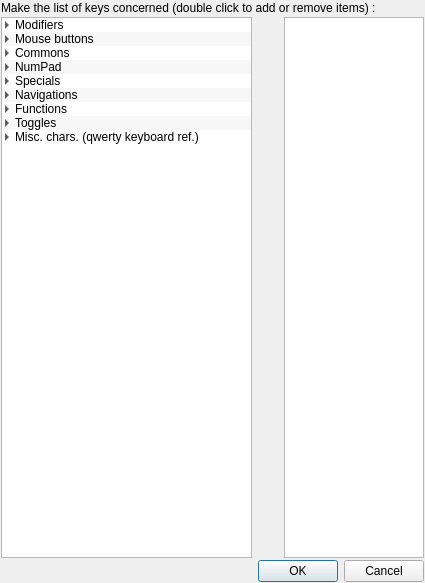
<?xml version="1.0" encoding="UTF-8"?>
<ui version="4.0">
 <class>KeysSelectorDialog</class>
 <widget class="QDialog" name="KeysSelectorDialog">
  <property name="windowModality">
   <enum>Qt::WindowModality::WindowModal</enum>
  </property>
  <property name="geometry">
   <rect>
    <x>0</x>
    <y>0</y>
    <width>425</width>
    <height>583</height>
   </rect>
  </property>
  <property name="windowTitle">
   <string>Select keys</string>
  </property>
  <layout class="QVBoxLayout" name="verticalLayout">
   <property name="spacing">
    <number>2</number>
   </property>
   <property name="leftMargin">
    <number>1</number>
   </property>
   <property name="topMargin">
    <number>1</number>
   </property>
   <property name="rightMargin">
    <number>1</number>
   </property>
   <property name="bottomMargin">
    <number>1</number>
   </property>
   <item>
    <widget class="QLabel" name="label">
     <property name="text">
      <string>Make the list of keys concerned (double click to add or remove items) :</string>
     </property>
    </widget>
   </item>
   <item>
    <layout class="QHBoxLayout" name="horizontalLayout" stretch="1,0,1">
     <property name="spacing">
      <number>2</number>
     </property>
     <item>
      <widget class="QTreeWidget" name="treeWidget">
       <property name="sizePolicy">
        <sizepolicy hsizetype="Expanding" vsizetype="Expanding">
         <horstretch>0</horstretch>
         <verstretch>0</verstretch>
        </sizepolicy>
       </property>
       <property name="editTriggers">
        <set>QAbstractItemView::EditTrigger::NoEditTriggers</set>
       </property>
       <property name="showDropIndicator" stdset="0">
        <bool>false</bool>
       </property>
       <property name="alternatingRowColors">
        <bool>true</bool>
       </property>
       <property name="indentation">
        <number>10</number>
       </property>
       <property name="rootIsDecorated">
        <bool>true</bool>
       </property>
       <property name="uniformRowHeights">
        <bool>true</bool>
       </property>
       <property name="animated">
        <bool>true</bool>
       </property>
       <property name="headerHidden">
        <bool>true</bool>
       </property>
       <property name="columnCount">
        <number>1</number>
       </property>
       <column>
        <property name="text">
         <string>Key</string>
        </property>
       </column>
       <item>
        <property name="text">
         <string>Modifiers</string>
        </property>
        <item>
         <property name="text">
          <string notr="true">CONTROL_LEFT</string>
         </property>
        </item>
        <item>
         <property name="text">
          <string notr="true">CONTROL_RIGHT</string>
         </property>
        </item>
        <item>
         <property name="text">
          <string notr="true">SHIFT_LEFT</string>
         </property>
        </item>
        <item>
         <property name="text">
          <string notr="true">SHIFT_RIGHT</string>
         </property>
        </item>
        <item>
         <property name="text">
          <string notr="true">ALT_LEFT</string>
         </property>
        </item>
        <item>
         <property name="text">
          <string notr="true">ALT_GR</string>
         </property>
        </item>
        <item>
         <property name="text">
          <string notr="true">WINDOWS</string>
         </property>
        </item>
        <item>
         <property name="text">
          <string notr="true">FN</string>
         </property>
        </item>
       </item>
       <item>
        <property name="text">
         <string>Mouse buttons</string>
        </property>
        <item>
         <property name="text">
          <string notr="true">LEFT_MOUSE</string>
         </property>
        </item>
        <item>
         <property name="text">
          <string notr="true">RIGHT_MOUSE</string>
         </property>
        </item>
        <item>
         <property name="text">
          <string notr="true">MIDDLE_MOUSE</string>
         </property>
        </item>
        <item>
         <property name="text">
          <string notr="true">XBUTTON_1</string>
         </property>
        </item>
        <item>
         <property name="text">
          <string notr="true">XBUTTON_2</string>
         </property>
        </item>
       </item>
       <item>
        <property name="text">
         <string>Commons</string>
        </property>
        <item>
         <property name="text">
          <string notr="true">0</string>
         </property>
        </item>
        <item>
         <property name="text">
          <string notr="true">1</string>
         </property>
        </item>
        <item>
         <property name="text">
          <string notr="true">2</string>
         </property>
        </item>
        <item>
         <property name="text">
          <string notr="true">3</string>
         </property>
        </item>
        <item>
         <property name="text">
          <string notr="true">4</string>
         </property>
        </item>
        <item>
         <property name="text">
          <string notr="true">5</string>
         </property>
        </item>
        <item>
         <property name="text">
          <string notr="true">6</string>
         </property>
        </item>
        <item>
         <property name="text">
          <string notr="true">7</string>
         </property>
        </item>
        <item>
         <property name="text">
          <string notr="true">8</string>
         </property>
        </item>
        <item>
         <property name="text">
          <string notr="true">9</string>
         </property>
        </item>
        <item>
         <property name="text">
          <string notr="true">A</string>
         </property>
        </item>
        <item>
         <property name="text">
          <string notr="true">B</string>
         </property>
        </item>
        <item>
         <property name="text">
          <string notr="true">C</string>
         </property>
        </item>
        <item>
         <property name="text">
          <string notr="true">D</string>
         </property>
        </item>
        <item>
         <property name="text">
          <string notr="true">E</string>
         </property>
        </item>
        <item>
         <property name="text">
          <string notr="true">F</string>
         </property>
        </item>
        <item>
         <property name="text">
          <string notr="true">G</string>
         </property>
        </item>
        <item>
         <property name="text">
          <string notr="true">H</string>
         </property>
        </item>
        <item>
         <property name="text">
          <string notr="true">I</string>
         </property>
        </item>
        <item>
         <property name="text">
          <string notr="true">J</string>
         </property>
        </item>
        <item>
         <property name="text">
          <string notr="true">K</string>
         </property>
        </item>
        <item>
         <property name="text">
          <string notr="true">L</string>
         </property>
        </item>
        <item>
         <property name="text">
          <string notr="true">M</string>
         </property>
        </item>
        <item>
         <property name="text">
          <string notr="true">N</string>
         </property>
        </item>
        <item>
         <property name="text">
          <string notr="true">O</string>
         </property>
        </item>
        <item>
         <property name="text">
          <string notr="true">P</string>
         </property>
        </item>
        <item>
         <property name="text">
          <string notr="true">Q</string>
         </property>
        </item>
        <item>
         <property name="text">
          <string notr="true">R</string>
         </property>
        </item>
        <item>
         <property name="text">
          <string notr="true">S</string>
         </property>
        </item>
        <item>
         <property name="text">
          <string notr="true">T</string>
         </property>
        </item>
        <item>
         <property name="text">
          <string notr="true">U</string>
         </property>
        </item>
        <item>
         <property name="text">
          <string notr="true">V</string>
         </property>
        </item>
        <item>
         <property name="text">
          <string notr="true">W</string>
         </property>
        </item>
        <item>
         <property name="text">
          <string notr="true">X</string>
         </property>
        </item>
        <item>
         <property name="text">
          <string notr="true">Y</string>
         </property>
        </item>
        <item>
         <property name="text">
          <string notr="true">Z</string>
         </property>
        </item>
       </item>
       <item>
        <property name="text">
         <string>NumPad</string>
        </property>
        <item>
         <property name="text">
          <string notr="true">NUMPAD_0</string>
         </property>
        </item>
        <item>
         <property name="text">
          <string notr="true">NUMPAD_1</string>
         </property>
        </item>
        <item>
         <property name="text">
          <string notr="true">NUMPAD_2</string>
         </property>
        </item>
        <item>
         <property name="text">
          <string notr="true">NUMPAD_3</string>
         </property>
        </item>
        <item>
         <property name="text">
          <string notr="true">NUMPAD_4</string>
         </property>
        </item>
        <item>
         <property name="text">
          <string notr="true">NUMPAD_5</string>
         </property>
        </item>
        <item>
         <property name="text">
          <string notr="true">NUMPAD_6</string>
         </property>
        </item>
        <item>
         <property name="text">
          <string notr="true">NUMPAD_7</string>
         </property>
        </item>
        <item>
         <property name="text">
          <string notr="true">NUMPAD_8</string>
         </property>
        </item>
        <item>
         <property name="text">
          <string notr="true">NUMPAD_9</string>
         </property>
        </item>
        <item>
         <property name="text">
          <string notr="true">+</string>
         </property>
        </item>
        <item>
         <property name="text">
          <string notr="true">-</string>
         </property>
        </item>
        <item>
         <property name="text">
          <string notr="true">*</string>
         </property>
        </item>
        <item>
         <property name="text">
          <string notr="true">/</string>
         </property>
        </item>
        <item>
         <property name="text">
          <string notr="true">.</string>
         </property>
        </item>
        <item>
         <property name="text">
          <string notr="true">,</string>
         </property>
        </item>
        <item>
         <property name="text">
          <string notr="true">NUMPAD_ENTER</string>
         </property>
        </item>
        <item>
         <property name="text">
          <string notr="true">NUM_LOCK</string>
         </property>
        </item>
       </item>
       <item>
        <property name="text">
         <string>Specials</string>
        </property>
        <item>
         <property name="text">
          <string notr="true">SPACEBAR</string>
         </property>
        </item>
        <item>
         <property name="text">
          <string notr="true">ENTER</string>
         </property>
        </item>
        <item>
         <property name="text">
          <string notr="true">BACKSPACE</string>
         </property>
        </item>
        <item>
         <property name="text">
          <string notr="true">DELETE</string>
         </property>
        </item>
        <item>
         <property name="text">
          <string notr="true">INSERT</string>
         </property>
        </item>
        <item>
         <property name="text">
          <string notr="true">ESCAPE</string>
         </property>
        </item>
       </item>
       <item>
        <property name="text">
         <string>Navigations</string>
        </property>
        <item>
         <property name="text">
          <string notr="true">UP_ARROW</string>
         </property>
        </item>
        <item>
         <property name="text">
          <string notr="true">DOWN_ARROW</string>
         </property>
        </item>
        <item>
         <property name="text">
          <string notr="true">LEFT_ARROW</string>
         </property>
        </item>
        <item>
         <property name="text">
          <string notr="true">RIGHT_ARROW</string>
         </property>
        </item>
        <item>
         <property name="text">
          <string notr="true">HOME</string>
         </property>
        </item>
        <item>
         <property name="text">
          <string notr="true">END</string>
         </property>
        </item>
        <item>
         <property name="text">
          <string notr="true">PAGE_UP</string>
         </property>
        </item>
        <item>
         <property name="text">
          <string notr="true">PAGE_DOWN</string>
         </property>
        </item>
        <item>
         <property name="text">
          <string notr="true">TAB</string>
         </property>
        </item>
       </item>
       <item>
        <property name="text">
         <string>Functions</string>
        </property>
        <item>
         <property name="text">
          <string notr="true">PRINT_SCREEN</string>
         </property>
        </item>
        <item>
         <property name="text">
          <string notr="true">PRINT</string>
         </property>
        </item>
        <item>
         <property name="text">
          <string notr="true">F1</string>
         </property>
        </item>
        <item>
         <property name="text">
          <string notr="true">F2</string>
         </property>
        </item>
        <item>
         <property name="text">
          <string notr="true">F3</string>
         </property>
        </item>
        <item>
         <property name="text">
          <string notr="true">F4</string>
         </property>
        </item>
        <item>
         <property name="text">
          <string notr="true">F5</string>
         </property>
        </item>
        <item>
         <property name="text">
          <string notr="true">F6</string>
         </property>
        </item>
        <item>
         <property name="text">
          <string notr="true">F7</string>
         </property>
        </item>
        <item>
         <property name="text">
          <string notr="true">F8</string>
         </property>
        </item>
        <item>
         <property name="text">
          <string notr="true">F9</string>
         </property>
        </item>
        <item>
         <property name="text">
          <string notr="true">F10</string>
         </property>
        </item>
        <item>
         <property name="text">
          <string notr="true">F11</string>
         </property>
        </item>
        <item>
         <property name="text">
          <string notr="true">F12</string>
         </property>
        </item>
        <item>
         <property name="text">
          <string notr="true">PLAYPAUSE_MEDIA</string>
         </property>
        </item>
        <item>
         <property name="text">
          <string notr="true">STOP_MEDIA</string>
         </property>
        </item>
        <item>
         <property name="text">
          <string notr="true">VOLUME_UP</string>
         </property>
        </item>
        <item>
         <property name="text">
          <string notr="true">VOLUME_DOWN</string>
         </property>
        </item>
        <item>
         <property name="text">
          <string notr="true">VOLUME_MUTE</string>
         </property>
        </item>
        <item>
         <property name="text">
          <string notr="true">NEXT_TRACK</string>
         </property>
        </item>
        <item>
         <property name="text">
          <string notr="true">PREVIOUS_TRACK</string>
         </property>
        </item>
       </item>
       <item>
        <property name="text">
         <string>Toggles</string>
        </property>
        <item>
         <property name="text">
          <string notr="true">CAPS_LOCK</string>
         </property>
        </item>
        <item>
         <property name="text">
          <string notr="true">NUM_LOCK</string>
         </property>
        </item>
        <item>
         <property name="text">
          <string notr="true">SCROLL_LOCK</string>
         </property>
        </item>
       </item>
       <item>
        <property name="text">
         <string>Misc. chars. (qwerty keyboard ref.)</string>
        </property>
        <item>
         <property name="text">
          <string>;:</string>
         </property>
        </item>
        <item>
         <property name="text">
          <string>/?</string>
         </property>
        </item>
        <item>
         <property name="text">
          <string>`~</string>
         </property>
        </item>
        <item>
         <property name="text">
          <string>[{</string>
         </property>
        </item>
        <item>
         <property name="text">
          <string>\|</string>
         </property>
        </item>
        <item>
         <property name="text">
          <string>]}</string>
         </property>
        </item>
        <item>
         <property name="text">
          <string>'&quot;</string>
         </property>
        </item>
        <item>
         <property name="text">
          <string>&lt;&gt;</string>
         </property>
        </item>
        <item>
         <property name="text">
          <string>!§</string>
         </property>
        </item>
       </item>
      </widget>
     </item>
     <item>
      <layout class="QVBoxLayout" name="verticalLayout_2">
       <property name="spacing">
        <number>2</number>
       </property>
       <item>
        <spacer name="horizontalSpacer">
         <property name="orientation">
          <enum>Qt::Orientation::Horizontal</enum>
         </property>
         <property name="sizeType">
          <enum>QSizePolicy::Policy::Fixed</enum>
         </property>
         <property name="sizeHint" stdset="0">
          <size>
           <width>30</width>
           <height>20</height>
          </size>
         </property>
        </spacer>
       </item>
      </layout>
     </item>
     <item>
      <widget class="QListWidget" name="listWidget">
       <property name="sizePolicy">
        <sizepolicy hsizetype="Preferred" vsizetype="Expanding">
         <horstretch>0</horstretch>
         <verstretch>0</verstretch>
        </sizepolicy>
       </property>
       <property name="maximumSize">
        <size>
         <width>140</width>
         <height>16777215</height>
        </size>
       </property>
       <property name="editTriggers">
        <set>QAbstractItemView::EditTrigger::NoEditTriggers</set>
       </property>
       <property name="showDropIndicator" stdset="0">
        <bool>false</bool>
       </property>
       <property name="defaultDropAction">
        <enum>Qt::DropAction::IgnoreAction</enum>
       </property>
       <property name="alternatingRowColors">
        <bool>true</bool>
       </property>
       <property name="selectionBehavior">
        <enum>QAbstractItemView::SelectionBehavior::SelectRows</enum>
       </property>
      </widget>
     </item>
    </layout>
   </item>
   <item>
    <widget class="QDialogButtonBox" name="buttonBox">
     <property name="orientation">
      <enum>Qt::Orientation::Horizontal</enum>
     </property>
     <property name="standardButtons">
      <set>QDialogButtonBox::StandardButton::Cancel|QDialogButtonBox::StandardButton::Ok</set>
     </property>
    </widget>
   </item>
  </layout>
 </widget>
 <resources/>
 <connections>
  <connection>
   <sender>buttonBox</sender>
   <signal>accepted()</signal>
   <receiver>KeysSelectorDialog</receiver>
   <slot>accept()</slot>
   <hints>
    <hint type="sourcelabel">
     <x>248</x>
     <y>254</y>
    </hint>
    <hint type="destinationlabel">
     <x>157</x>
     <y>274</y>
    </hint>
   </hints>
  </connection>
  <connection>
   <sender>buttonBox</sender>
   <signal>rejected()</signal>
   <receiver>KeysSelectorDialog</receiver>
   <slot>reject()</slot>
   <hints>
    <hint type="sourcelabel">
     <x>316</x>
     <y>260</y>
    </hint>
    <hint type="destinationlabel">
     <x>286</x>
     <y>274</y>
    </hint>
   </hints>
  </connection>
 </connections>
</ui>
